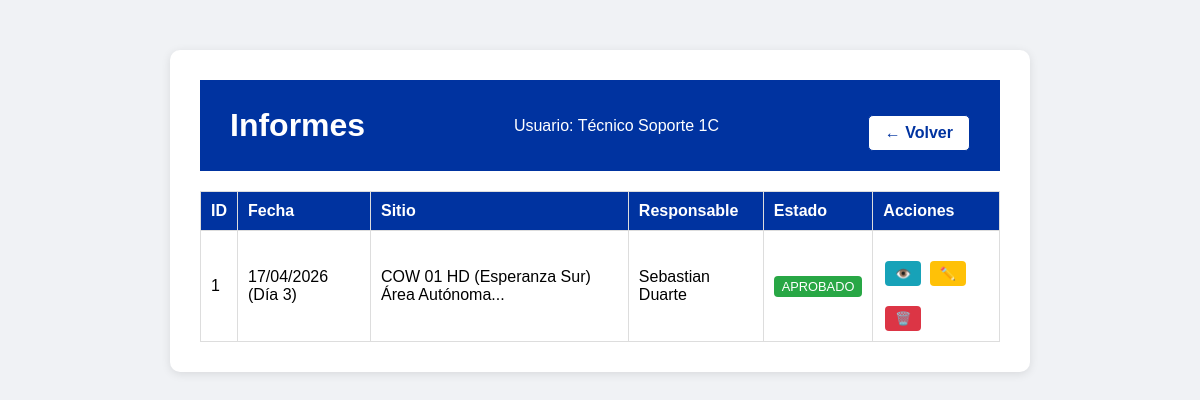
Before: /ver_informes (signed in) with the older database file.
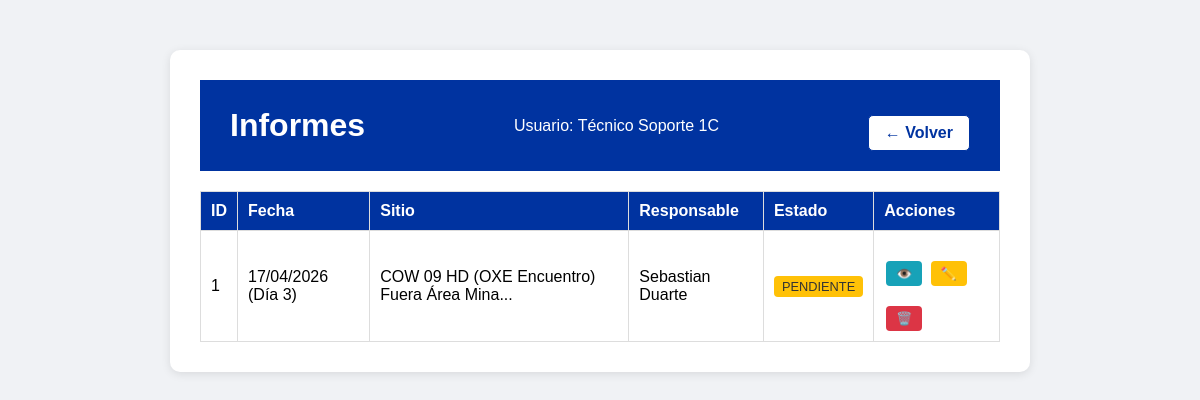
After: the same page with the newer database file.
### app.py (models this page shows, shortened)
class InspeccionCOW(db.Model):
    id = db.Column(db.Integer, primary_key=True)
    usuario_id = db.Column(db.Integer, db.ForeignKey('usuario.id'), nullable=False)
    fecha = db.Column(db.String(20), nullable=False)
    dia_turno = db.Column(db.Integer, nullable=False)
    responsable = db.Column(db.String(50), nullable=False)
    nombre_sitio = db.Column(db.String(150), nullable=False)
    horometro = db.Column(db.Integer, nullable=False)
    hora_inicio = db.Column(db.String(10), nullable=False)
    hora_termino = db.Column(db.String(10), nullable=False)
    horas_funcionamiento = db.Column(db.Integer, nullable=True)
    cantidad_arranques = db.Column(db.Integer, nullable=True)
    nivel_aceite = db.Column(db.String(10), nullable=True)
    nivel_combustible = db.Column(db.String(10), nullable=True)
    nivel_refrigerante = db.Column(db.String(10), nullable=True)
    proxima_mantencion = db.Column(db.Integer, nullable=True)
    estado_ge_principal = db.Column(db.String(10), nullable=True)
    uso_ge_auxiliar = db.Column(db.String(5), nullable=True)
    limpieza_ge_interior = db.Column(db.String(5), nullable=True)
    limpieza_radiador = db.Column(db.String(5), nullable=True)
    sistema_combustible = db.Column(db.String(5), nullable=True)
    arranque_automatico = db.Column(db.String(5), nullable=True)
    limpieza_interior = db.Column(db.String(5), nullable=True)
    limpieza_exterior = db.Column(db.String(5), nullable=True)
    cable_5p_4p = db.Column(db.String(5), nullable=True)
    adaptador_ge_aux = db.Column(db.String(5), nullable=True)
    limpieza_rack_energia = db.Column(db.String(5), nullable=True)
    estado_planta_vertiv = db.Column(db.String(5), nullable=True)
    rectificador_n1 = db.Column(db.String(5), nullable=True)
    rectificador_n2 = db.Column(db.String(5), nullable=True)
    rectificador_n3 = db.Column(db.String(5), nullable=True)
    estado_air_scale = db.Column(db.String(5), nullable=True)
    estado_alarmas = db.Column(db.String(5), nullable=True)
    estado_7250_ixr = db.Column(db.String(5), nullable=True)
    estado_fpfh = db.Column(db.String(5), nullable=True)
    conversor_solar_n1 = db.Column(db.String(5), nullable=True)
    conversor_solar_n2 = db.Column(db.String(5), nullable=True)
    limpieza_rack_baterias = db.Column(db.String(5), nullable=True)
    estado_baterias = db.Column(db.String(5), nullable=True)
    estado_inversor = db.Column(db.String(5), nullable=True)
    estado_ventiladores = db.Column(db.String(5), nullable=True)
    limpieza_rack_telecom = db.Column(db.String(5), nullable=True)
    limpieza_paneles = db.Column(db.String(5), nullable=True)
    estructura_paneles = db.Column(db.String(5), nullable=True)
    cantidad_cunas = db.Column(db.String(10), nullable=True)
    checkpoints = db.Column(db.String(5), nullable=True)
    presion_neumaticos = db.Column(db.String(5), nullable=True)
    estado_torre = db.Column(db.String(5), nullable=True)
    estado_piolas_viento = db.Column(db.String(5), nullable=True)
    nivelacion_carro = db.Column(db.String(5), nullable=True)
    gatas_posicionamiento = db.Column(db.String(5), nullable=True)
    manivelas_izaje = db.Column(db.String(5), nullable=True)
    observaciones_ge = db.Column(db.Text, nullable=True)
    observaciones_rack = db.Column(db.Text, nullable=True)
    observaciones_estructuras = db.Column(db.Text, nullable=True)
    foto_1 = db.Column(db.String(200), nullable=True)
    foto_2 = db.Column(db.String(200), nullable=True)
    foto_3 = db.Column(db.String(200), nullable=True)
    foto_rack_1 = db.Column(db.String(200), nullable=True)
    foto_rack_2 = db.Column(db.String(200), nullable=True)
    foto_rack_3 = db.Column(db.String(200), nullable=True)
    foto_estructuras_1 = db.Column(db.String(200), nullable=True)
    foto_estructuras_2 = db.Column(db.String(200), nullable=True)
    foto_estructuras_3 = db.Column(db.String(200), nullable=True)
    foto_levantamiento_1 = db.Column(db.String(200), nullable=True)
    foto_levantamiento_2 = db.Column(db.String(200), nullable=True)
    foto_levantamiento_3 = db.Column(db.String(200), nullable=True)
    foto_levantamiento_4 = db.Column(db.String(200), nullable=True)
    foto_levantamiento_5 = db.Column(db.String(200), nullable=True)
    foto_levantamiento_6 = db.Column(db.String(200), nullable=True)
    foto_levantamiento_7 = db.Column(db.String(200), nullable=True)
    foto_levantamiento_8 = db.Column(db.String(200), nullable=True)
    foto_levantamiento_9 = db.Column(db.String(200), nullable=True)
    foto_levantamiento_10 = db.Column(db.String(200), nullable=True)
    foto_levantamiento_11 = db.Column(db.String(200), nullable=True)
    foto_levantamiento_12 = db.Column(db.String(200), nullable=True)
    foto_levantamiento_13 = db.Column(db.String(200), nullable=True)
    foto_levantamiento_14 = db.Column(db.String(200), nullable=True)
    foto_levantamiento_15 = db.Column(db.String(200), nullable=True)
    foto_levantamiento_16 = db.Column(db.String(200), nullable=True)
    foto_levantamiento_17 = db.Column(db.String(200), nullable=True)
    foto_levantamiento_18 = db.Column(db.String(200), nullable=True)
    foto_levantamiento_19 = db.Column(db.String(200), nullable=True)
    foto_levantamiento_20 = db.Column(db.String(200), nullable=True)
    foto_levantamiento_21 = db.Column(db.String(200), nullable=True)
    foto_levantamiento_22 = db.Column(db.String(200), nullable=True)
    foto_levantamiento_23 = db.Column(db.String(200), nullable=True)
    foto_levantamiento_24 = db.Column(db.String(200), nullable=True)
    foto_levantamiento_25 = db.Column(db.String(200), nullable=True)
    foto_levantamiento_26 = db.Column(db.String(200), nullable=True)
    foto_levantamiento_27 = db.Column(db.String(200), nullable=True)
    foto_levantamiento_28 = db.Column(db.String(200), nullable=True)
    foto_levantamiento_29 = db.Column(db.String(200), nullable=True)
    foto_levantamiento_30 = db.Column(db.String(200), nullable=True)
    foto_levantamiento_31 = db.Column(db.String(200), nullable=True)
    foto_levantamiento_32 = db.Column(db.String(200), nullable=True)
    foto_levantamiento_33 = db.Column(db.String(200), nullable=True)
    foto_mejora_1 = db.Column(db.String(200), nullable=True)
    descripcion_mejora_1 = db.Column(db.String(500), nullable=True)
    foto_mejora_2 = db.Column(db.String(200), nullable=True)
    descripcion_mejora_2 = db.Column(db.String(500), nullable=True)
    foto_mejora_3 = db.Column(db.String(200), nullable=True)
    descripcion_mejora_3 = db.Column(db.String(500), nullable=True)
    foto_mejora_4 = db.Column(db.String(200), nullable=True)
    descripcion_mejora_4 = db.Column(db.String(500), nullable=True)
    estado = db.Column(db.String(20), default='pendiente')  # pendiente, aprobado, rechazado
    fecha_registro = db.Column(db.DateTime, default=datetime.utcnow)
    usuario = db.relationship('Usuario', backref='inspecciones_cow')

### app.py (the view)
@app.route('/ver_informes')
def ver_informes():
    if 'username' not in session:
        return redirect(url_for('login'))
    usuario_actual = Usuario.query.filter_by(username=session['username']).first()
    if usuario_actual.rol == 'supervisor':
        inspecciones = InspeccionCOW.query.order_by(InspeccionCOW.fecha_registro.desc()).all()
    else:
        inspecciones = InspeccionCOW.query.filter_by(usuario_id=usuario_actual.id).order_by(InspeccionCOW.fecha_registro.desc()).all()
    return render_template('ver_informes.html', usuario=session['nombre'], rol=session['rol'], inspecciones=inspecciones)

### templates/ver_informes.html (shortened to what this page needs)
<!DOCTYPE html>
<html lang="es">
<head>
    <link rel="stylesheet" href="{{ url_for('static', filename='style.css') }}">
</head>
<body>
    <div class="container">
        <div class="header">
            <h1>Informes</h1>
            <p>Usuario: {{ usuario }}</p>
            <a href="{{ url_for('menu') }}" class="volver-btn">← Volver</a>
        </div>
        {% if inspecciones %}
            <table class="tabla-informes">
                <thead>
                    <tr>
                        <th>ID</th>
                        <th>Fecha</th>
                        <th>Sitio</th>
                        <th>Responsable</th>
                        <th>Estado</th>
                        <th>Acciones</th>
                    </tr>
                </thead>
                <tbody>
                    {% for ins in inspecciones %}
                    <tr>
                        <td>{{ ins.id }}</td>
                        <td>{{ ins.fecha }} (Día {{ ins.dia_turno }})</td>
                        <td>{{ ins.nombre_sitio[:50] }}...</td>
                        <td>{{ ins.responsable }}</td>
                        <td>
                            <span class="estado {{ ins.estado }}">
                                {{ ins.estado|upper }}
                            </span>
                        </td>
                        <td>
    <a href="{{ url_for('ver_informe', id=ins.id) }}" class="btn-ver">👁️</a>
    <a href="{{ url_for('editar_informe', id=ins.id) }}" class="btn-editar">✏️</a>
    <a href="{{ url_for('borrar_informe', id=ins.id) }}" class="btn-borrar" onclick="return confirm('¿Eliminar este informe?')">🗑️</a>
</td>
                    </tr>
                    {% endfor %}
                </tbody>
            </table>
        {% else %}
            <p>No hay informes registrados.</p>
        {% endif %}
    </div>
</body>
</html>

### static/style.css (style rules this page uses)
body { font-family: Arial, sans-serif; background-color: #f0f2f5; margin: 0; padding: 0; }
.container { max-width: 800px; margin: 50px auto; background-color: white; padding: 30px; border-radius: 10px; box-shadow: 0 2px 10px rgba(0,0,0,0.1); text-align: center; }
.container h1 { color: #0033a0; }
.container a { display: inline-block; margin-top: 20px; color: #0033a0; text-decoration: none; }
.header { background-color: #0033a0; color: white; padding: 20px 30px; display: flex; justify-content: space-between; align-items: center; }
.header h1 { margin: 0; color: white; }
.header p { margin: 0; }
.header .volver-btn { display: inline-block; margin-top: 15px; padding: 8px 16px; background-color: white; color: #0033a0 !important; text-decoration: none; border-radius: 5px; font-weight: bold; border: 1px solid #0033a0; }
.tabla-informes { width: 100%; border-collapse: collapse; margin-top: 20px; }
.tabla-informes th, .tabla-informes td { border: 1px solid #ddd; padding: 10px; text-align: left; }
.tabla-informes th { background-color: #0033a0; color: white; }
.estado { padding: 3px 8px; border-radius: 4px; font-size: 0.8em; }
.estado.pendiente { background-color: #ffc107; color: #333; }
.btn-ver, .btn-aprobar, .btn-rechazar { padding: 5px 10px; border-radius: 4px; text-decoration: none; font-size: 0.8em; margin: 0 2px; }
.btn-ver { background-color: #17a2b8; color: white; }
.btn-editar { background-color: #ffc107; color: #333; padding: 5px 10px; border-radius: 4px; text-decoration: none; font-size: 0.8em; margin: 0 2px; }
.btn-borrar { background-color: #dc3545; color: white; padding: 5px 10px; border-radius: 4px; text-decoration: none; font-size: 0.8em; margin: 0 2px; }

Changed rows visible on the page:
changed InspeccionCOW "Sebastian Duarte": nombre_sitio "COW 01 HD (Esperanza Sur) Área Autónoma" → "COW 09 HD (OXE Encuentro) Fuera Área Mina"; estado "APROBADO" → "PENDIENTE"
